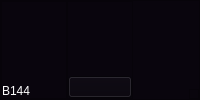
        <widget class="QFrame" name="footer">
         <property name="styleSheet">
          <string notr="true">background-color:rgb(9, 5, 13)</string>
         </property>
         <property name="frameShape">
          <enum>QFrame::StyledPanel</enum>
         </property>
         <property name="frameShadow">
          <enum>QFrame::Raised</enum>
         </property>
         <layout class="QHBoxLayout" name="horizontalLayout_4">
          <property name="spacing">
           <number>0</number>
          </property>
          <property name="leftMargin">
           <number>0</number>
          </property>
          <property name="topMargin">
           <number>0</number>
          </property>
          <property name="rightMargin">
           <number>0</number>
          </property>
          <property name="bottomMargin">
           <number>0</number>
          </property>
          <item>
           <widget class="QFrame" name="frame_4">
            <property name="frameShape">
             <enum>QFrame::StyledPanel</enum>
            </property>
            <property name="frameShadow">
             <enum>QFrame::Raised</enum>
            </property>
            <layout class="QHBoxLayout" name="horizontalLayout_6">
             <property name="spacing">
              <number>0</number>
             </property>
             <property name="leftMargin">
              <number>0</number>
             </property>
             <property name="topMargin">
              <number>0</number>
             </property>
             <property name="rightMargin">
              <number>0</number>
             </property>
             <property name="bottomMargin">
              <number>0</number>
             </property>
             <item alignment="Qt::AlignBottom">
              <widget class="QLabel" name="label">
               <property name="styleSheet">
                <string notr="true">color: rgb(255, 255, 255);</string>
               </property>
               <property name="text">
                <string>B144</string>
               </property>
              </widget>
             </item>
            </layout>
           </widget>
          </item>
          <item>
           <widget class="QFrame" name="frame_5">
            <property name="frameShape">
             <enum>QFrame::StyledPanel</enum>
            </property>
            <property name="frameShadow">
             <enum>QFrame::Raised</enum>
            </property>
            <layout class="QHBoxLayout" name="horizontalLayout_7">
             <property name="spacing">
              <number>0</number>
             </property>
             <property name="leftMargin">
              <number>0</number>
             </property>
             <property name="topMargin">
              <number>0</number>
             </property>
             <property name="rightMargin">
              <number>0</number>
             </property>
             <property name="bottomMargin">
              <number>0</number>
             </property>
             <item alignment="Qt::AlignBottom">
              <widget class="QPushButton" name="pushButton_4">
               <property name="text">
                <string/>
               </property>
               <property name="icon">
                <iconset resource="icons.qrc">
                 <normaloff>:/icons/icons/box.svg</normaloff>:/icons/icons/box.svg</iconset>
               </property>
              </widget>
             </item>
            </layout>
           </widget>
          </item>
          <item alignment="Qt::AlignRight|Qt::AlignBottom">
           <widget class="QFrame" name="size_grip">
            <property name="minimumSize">
             <size>
              <width>10</width>
              <height>10</height>
             </size>
            </property>
            <property name="maximumSize">
             <size>
              <width>10</width>
              <height>10</height>
             </size>
            </property>
            <property name="frameShape">
             <enum>QFrame::StyledPanel</enum>
            </property>
            <property name="frameShadow">
             <enum>QFrame::Raised</enum>
            </property>
           </widget>
          </item>
         </layout>
        </widget>
